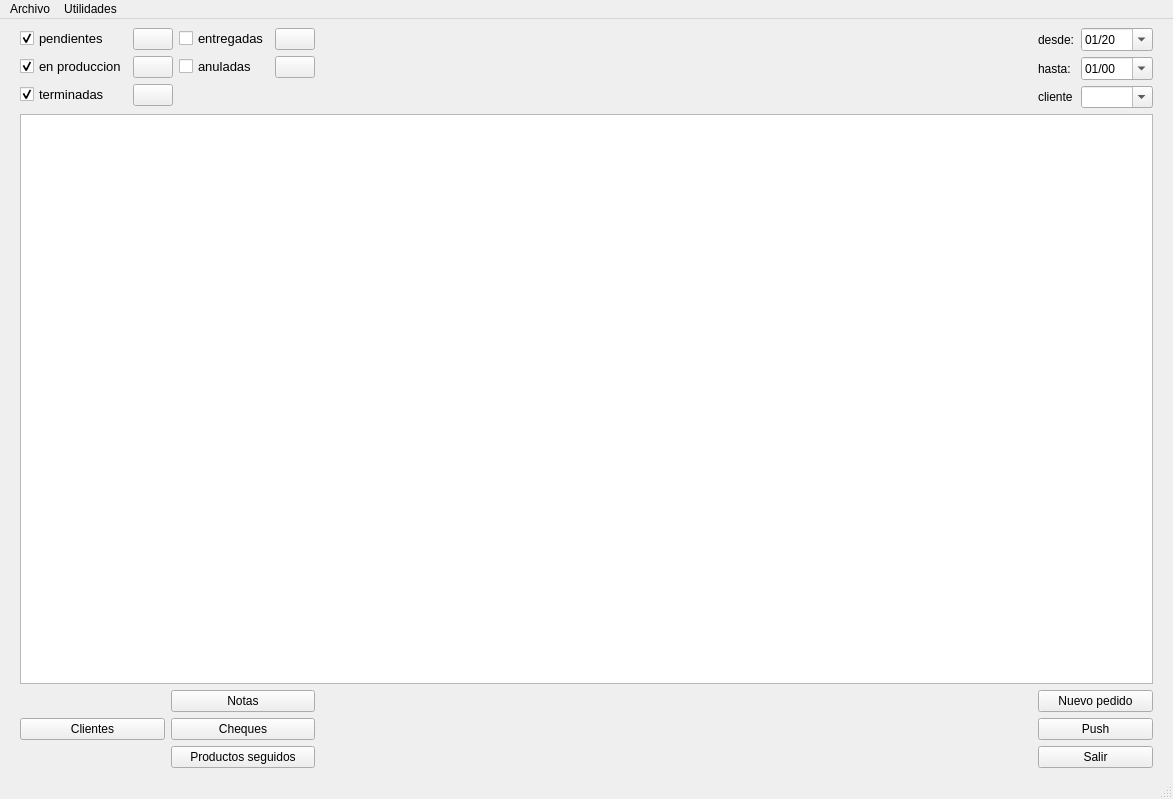
<?xml version="1.0" encoding="UTF-8"?>
<ui version="4.0">
 <class>MainWindow</class>
 <widget class="QMainWindow" name="MainWindow">
  <property name="geometry">
   <rect>
    <x>0</x>
    <y>0</y>
    <width>1173</width>
    <height>799</height>
   </rect>
  </property>
  <property name="windowTitle">
   <string>Infomesas</string>
  </property>
  <property name="windowIcon">
   <iconset resource="iconosResource.qrc">
    <normaloff>:/icons/infomesasicon.png</normaloff>:/icons/infomesasicon.png</iconset>
  </property>
  <widget class="QWidget" name="centralwidget">
   <layout class="QGridLayout" name="gridLayout">
    <property name="leftMargin">
     <number>20</number>
    </property>
    <property name="rightMargin">
     <number>20</number>
    </property>
    <item row="2" column="0" colspan="2">
     <layout class="QGridLayout" name="gridLayout_2">
      <item row="1" column="1">
       <widget class="QPushButton" name="chequesPushButton">
        <property name="text">
         <string>Cheques</string>
        </property>
        <property name="icon">
         <iconset resource="iconosResource.qrc">
          <normaloff>:/icons/cheque.png</normaloff>:/icons/cheque.png</iconset>
        </property>
       </widget>
      </item>
      <item row="1" column="0">
       <widget class="QPushButton" name="clientesPushButton">
        <property name="text">
         <string>Clientes</string>
        </property>
       </widget>
      </item>
      <item row="0" column="1">
       <widget class="QPushButton" name="notasPushButton">
        <property name="text">
         <string>Notas</string>
        </property>
        <property name="icon">
         <iconset resource="iconosResource.qrc">
          <normaloff>:/icons/note.png</normaloff>:/icons/note.png</iconset>
        </property>
       </widget>
      </item>
      <item row="2" column="1">
       <widget class="QPushButton" name="productosSeguidosPushButton">
        <property name="text">
         <string>Productos seguidos</string>
        </property>
       </widget>
      </item>
     </layout>
    </item>
    <item row="0" column="3">
     <layout class="QFormLayout" name="formLayout">
      <item row="0" column="0">
       <widget class="QLabel" name="label">
        <property name="text">
         <string>desde:</string>
        </property>
       </widget>
      </item>
      <item row="0" column="1">
       <widget class="QDateEdit" name="desdeDateEdit">
        <property name="displayFormat">
         <string>MM/yy</string>
        </property>
        <property name="calendarPopup">
         <bool>true</bool>
        </property>
        <property name="date">
         <date>
          <year>2020</year>
          <month>1</month>
          <day>1</day>
         </date>
        </property>
       </widget>
      </item>
      <item row="1" column="0">
       <widget class="QLabel" name="label_2">
        <property name="text">
         <string>hasta:</string>
        </property>
       </widget>
      </item>
      <item row="1" column="1">
       <widget class="QDateEdit" name="hastaDateEdit">
        <property name="displayFormat">
         <string>MM/yy</string>
        </property>
        <property name="calendarPopup">
         <bool>true</bool>
        </property>
       </widget>
      </item>
      <item row="2" column="0">
       <widget class="QLabel" name="label_3">
        <property name="text">
         <string>cliente</string>
        </property>
       </widget>
      </item>
      <item row="2" column="1">
       <widget class="QComboBox" name="clienteComboBox">
        <property name="editable">
         <bool>true</bool>
        </property>
       </widget>
      </item>
     </layout>
    </item>
    <item row="2" column="3">
     <layout class="QGridLayout" name="gridLayout_3">
      <item row="0" column="0">
       <widget class="QPushButton" name="nuevoPushButton">
        <property name="text">
         <string>Nuevo pedido</string>
        </property>
        <property name="icon">
         <iconset resource="iconosResource.qrc">
          <normaloff>:/icons/plus.png</normaloff>:/icons/plus.png</iconset>
        </property>
       </widget>
      </item>
      <item row="1" column="0">
       <widget class="QPushButton" name="pushPushButton">
        <property name="text">
         <string>Push</string>
        </property>
        <property name="icon">
         <iconset resource="iconosResource.qrc">
          <normaloff>:/icons/github.png</normaloff>:/icons/github.png</iconset>
        </property>
       </widget>
      </item>
      <item row="2" column="0">
       <widget class="QPushButton" name="salirPushButton">
        <property name="text">
         <string>Salir</string>
        </property>
        <property name="icon">
         <iconset resource="iconosResource.qrc">
          <normaloff>:/icons/exit.png</normaloff>:/icons/exit.png</iconset>
        </property>
       </widget>
      </item>
     </layout>
    </item>
    <item row="0" column="0">
     <layout class="QFormLayout" name="formLayout_2">
      <item row="0" column="0">
       <widget class="QCheckBox" name="pendientesCheckBox">
        <property name="font">
         <font>
          <pointsize>10</pointsize>
         </font>
        </property>
        <property name="text">
         <string>pendientes</string>
        </property>
        <property name="checked">
         <bool>true</bool>
        </property>
       </widget>
      </item>
      <item row="0" column="1">
       <widget class="QPushButton" name="soloPendientesPushButton">
        <property name="text">
         <string/>
        </property>
        <property name="icon">
         <iconset resource="iconosResource.qrc">
          <normaloff>:/icons/chain.png</normaloff>:/icons/chain.png</iconset>
        </property>
       </widget>
      </item>
      <item row="1" column="0">
       <widget class="QCheckBox" name="enproduccionCheckBox">
        <property name="font">
         <font>
          <pointsize>10</pointsize>
         </font>
        </property>
        <property name="text">
         <string>en produccion</string>
        </property>
        <property name="checked">
         <bool>true</bool>
        </property>
       </widget>
      </item>
      <item row="1" column="1">
       <widget class="QPushButton" name="soloEnProduccionPushButton">
        <property name="text">
         <string/>
        </property>
        <property name="icon">
         <iconset resource="iconosResource.qrc">
          <normaloff>:/icons/chain.png</normaloff>:/icons/chain.png</iconset>
        </property>
       </widget>
      </item>
      <item row="2" column="0">
       <widget class="QCheckBox" name="terminadasCheckBox">
        <property name="font">
         <font>
          <pointsize>10</pointsize>
         </font>
        </property>
        <property name="text">
         <string>terminadas</string>
        </property>
        <property name="checked">
         <bool>true</bool>
        </property>
       </widget>
      </item>
      <item row="2" column="1">
       <widget class="QPushButton" name="soloTerminadasPushButton">
        <property name="text">
         <string/>
        </property>
        <property name="icon">
         <iconset resource="iconosResource.qrc">
          <normaloff>:/icons/chain.png</normaloff>:/icons/chain.png</iconset>
        </property>
       </widget>
      </item>
     </layout>
    </item>
    <item row="0" column="2">
     <spacer name="horizontalSpacer">
      <property name="orientation">
       <enum>Qt::Orientation::Horizontal</enum>
      </property>
      <property name="sizeHint" stdset="0">
       <size>
        <width>40</width>
        <height>20</height>
       </size>
      </property>
     </spacer>
    </item>
    <item row="0" column="1">
     <layout class="QFormLayout" name="formLayout_3">
      <item row="0" column="0">
       <widget class="QCheckBox" name="entregadasCheckBox">
        <property name="font">
         <font>
          <pointsize>10</pointsize>
         </font>
        </property>
        <property name="text">
         <string>entregadas</string>
        </property>
        <property name="checked">
         <bool>false</bool>
        </property>
       </widget>
      </item>
      <item row="0" column="1">
       <widget class="QPushButton" name="soloEntregadasPushButton">
        <property name="text">
         <string/>
        </property>
        <property name="icon">
         <iconset resource="iconosResource.qrc">
          <normaloff>:/icons/chain.png</normaloff>:/icons/chain.png</iconset>
        </property>
       </widget>
      </item>
      <item row="1" column="0">
       <widget class="QCheckBox" name="anuladasCheckBox">
        <property name="font">
         <font>
          <pointsize>10</pointsize>
         </font>
        </property>
        <property name="text">
         <string>anuladas</string>
        </property>
        <property name="checked">
         <bool>false</bool>
        </property>
       </widget>
      </item>
      <item row="1" column="1">
       <widget class="QPushButton" name="soloAnuladasPushButton">
        <property name="text">
         <string/>
        </property>
        <property name="icon">
         <iconset resource="iconosResource.qrc">
          <normaloff>:/icons/chain.png</normaloff>:/icons/chain.png</iconset>
        </property>
       </widget>
      </item>
     </layout>
    </item>
    <item row="1" column="0" colspan="4">
     <widget class="QTableWidget" name="pedidosTableWidget">
      <property name="editTriggers">
       <set>QAbstractItemView::EditTrigger::NoEditTriggers</set>
      </property>
      <property name="selectionMode">
       <enum>QAbstractItemView::SelectionMode::SingleSelection</enum>
      </property>
      <attribute name="verticalHeaderVisible">
       <bool>false</bool>
      </attribute>
     </widget>
    </item>
   </layout>
  </widget>
  <widget class="QMenuBar" name="menubar">
   <property name="geometry">
    <rect>
     <x>0</x>
     <y>0</y>
     <width>1173</width>
     <height>24</height>
    </rect>
   </property>
   <widget class="QMenu" name="menuArchivo">
    <property name="title">
     <string>Archivo</string>
    </property>
    <addaction name="actionSalir"/>
   </widget>
   <widget class="QMenu" name="menuUtilidades">
    <property name="title">
     <string>Utilidades</string>
    </property>
    <addaction name="actionDuplicarPedido"/>
    <addaction name="actionAbrirDB"/>
    <addaction name="actionAdministrarModelos"/>
    <addaction name="actionAdministrarClientes"/>
    <addaction name="actionAdministrarProveedores"/>
    <addaction name="actionAdministrarLugaresEntrega"/>
   </widget>
   <addaction name="menuArchivo"/>
   <addaction name="menuUtilidades"/>
  </widget>
  <widget class="QStatusBar" name="statusbar"/>
  <action name="actionSalir">
   <property name="text">
    <string>Salir</string>
   </property>
  </action>
  <action name="actionImprimirPendientes">
   <property name="text">
    <string>Imprimir pendientes</string>
   </property>
  </action>
  <action name="actionPedidosPorMes">
   <property name="text">
    <string>Pedidos por mes</string>
   </property>
  </action>
  <action name="actionImprimirVistaActual">
   <property name="text">
    <string>Imprimir vista actual</string>
   </property>
  </action>
  <action name="actionDuplicarPedido">
   <property name="text">
    <string>Duplicar pedido</string>
   </property>
  </action>
  <action name="actionListaPrecios">
   <property name="text">
    <string>Lista de precios</string>
   </property>
  </action>
  <action name="actionAumentar">
   <property name="text">
    <string>Aumentar</string>
   </property>
  </action>
  <action name="actionListaHtml">
   <property name="text">
    <string>Lista html</string>
   </property>
  </action>
  <action name="actionAbrirDB">
   <property name="text">
    <string>Abrir base de datos</string>
   </property>
  </action>
  <action name="actionPresupuestosHtml">
   <property name="text">
    <string>Presupuestos html</string>
   </property>
  </action>
  <action name="actionInformeCostos">
   <property name="text">
    <string>Informe costos</string>
   </property>
  </action>
  <action name="actionAdministrarModelos">
   <property name="text">
    <string>Administrar modelos</string>
   </property>
  </action>
  <action name="actionAdministrarClientes">
   <property name="text">
    <string>Administar clientes</string>
   </property>
  </action>
  <action name="actionAdministrarProveedores">
   <property name="text">
    <string>Administrar proveedores</string>
   </property>
  </action>
  <action name="actionAdministrarLugaresEntrega">
   <property name="text">
    <string>Administrar lugares de entrega</string>
   </property>
  </action>
 </widget>
 <resources>
  <include location="iconosResource.qrc"/>
 </resources>
 <connections/>
</ui>
